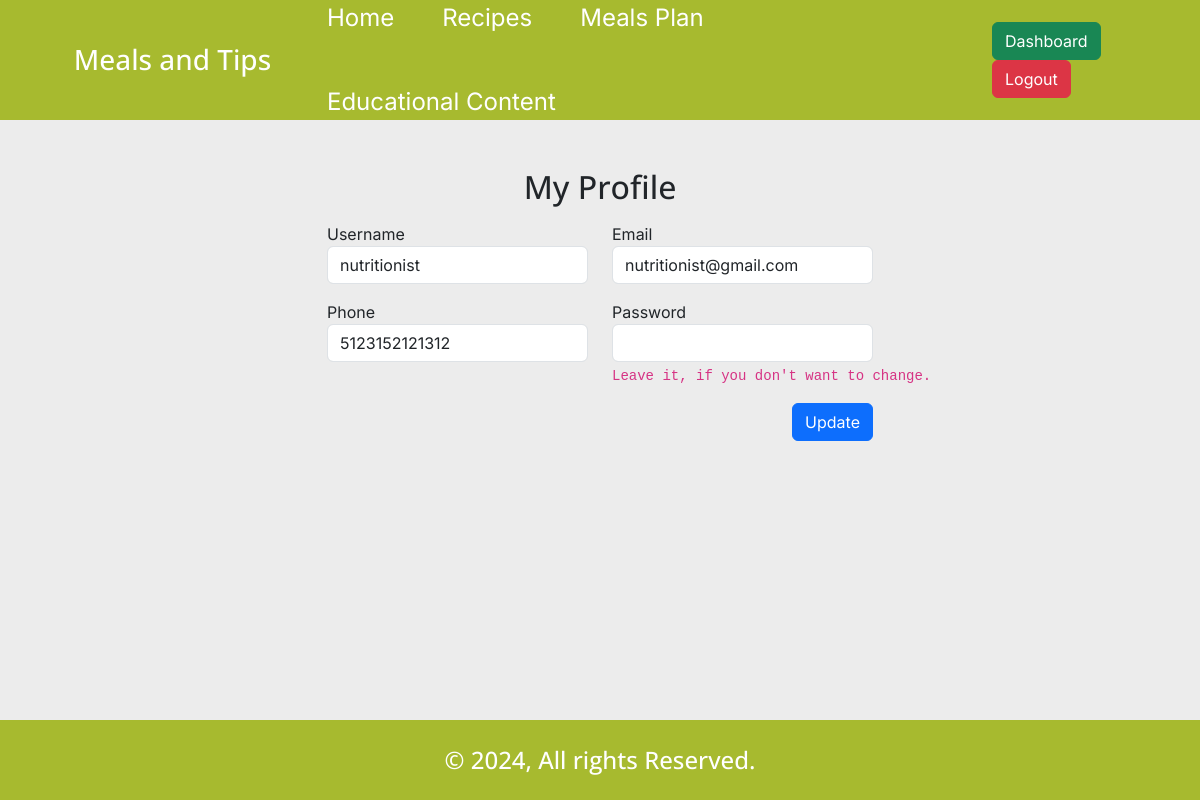
Screenshot of /profile.php (signed in) with the database file from the repository.
### tables this page shows
CREATE TABLE `users` (
  `id` int(11) NOT NULL,
  `username` varchar(255) NOT NULL,
  `email` varchar(255) NOT NULL,
  `phone` varchar(255) DEFAULT NULL,
  `password` varchar(255) NOT NULL,
  `role` enum('admin','nutritionist','user') NOT NULL DEFAULT 'user',
  `status` enum('0','1') NOT NULL DEFAULT '0',
  `fav_recipes` text DEFAULT NULL,
  `fav_meals` text DEFAULT NULL
);

### core/database.php (called while the page is built, shortened)
<?php
include_once 'functions.php';
if (isset($_SESSION['user'])) {
    $userID = $_SESSION['user'];
    $getUserQ = $db->query("SELECT * FROM `users` WHERE `id`='$userID'");
    $userData = mysqli_fetch_object($getUserQ);
    $userName = $userData->username;
    $userEmail = $userData->email;
    $userPhone = $userData->phone;
}

### profile.php (the view, shortened to what this page needs)
<?php
require_once 'core/database.php';
?>
<!DOCTYPE html>
<html lang="en">
<head>
    <?php include 'includes/external_css.php'; ?>
    <link rel="stylesheet" href="css/style.min.css">
</head>
<body id="user-profile">
    <?php include_once 'includes/header.php'; ?>
    <div class="container my-5">
        <form id="update-profile">
            <div class="row">
                <div class="col-12">
                    <h2 class="text-center mb-3">My Profile</h2>
                </div>
                <div class="col-12 col-md-6 mx-auto">
                    <div class="row">
                        <div class="col-12 col-md-6 mb-3">
                            <div class="form-group">
                                <label for="username">Username</label>
                                <input type="text" name="username" value="<?= $userName ?>" class="form-control" id="username" required>
                            </div>
                        </div>
                        <div class="col-12 col-md-6 mb-3">
                            <div class="form-group">
                                <label for="email">Email</label>
                                <input type="text" name="email" value="<?= $userEmail ?>" class="form-control" id="email" required>
                            </div>
                        </div>
                        <div class="col-12 col-md-6 mb-3">
                            <div class="form-group">
                                <label for="phone">Phone</label>
                                <input type="text" name="phone" value="<?= $userPhone ?>" class="form-control" id="phone">
                            </div>
                        </div>
                        <div class="col-12 col-md-6 mb-3">
                            <div class="form-group">
                                <label for="password">Password</label>
                                <input type="text" name="password" class="form-control" id="password">
                                <code class="text-nowrap">Leave it, if you don't want to change.</code>
                            </div>
                        </div>
                        <div class="col-12">
                            <button type="submit" class="btn btn-primary d-block ms-auto">Update</button>
                        </div>
                    </div>
                </div>
            </div>
        </form>
    </div>
    <?php include_once 'includes/footer.php'; ?>
</body>
</html>

### rows the page displays
users: username "nutritionist", email "nutritionist@gmail.com", phone "5123152121312"

### other values shown
TITLE "Meals and Tips"
